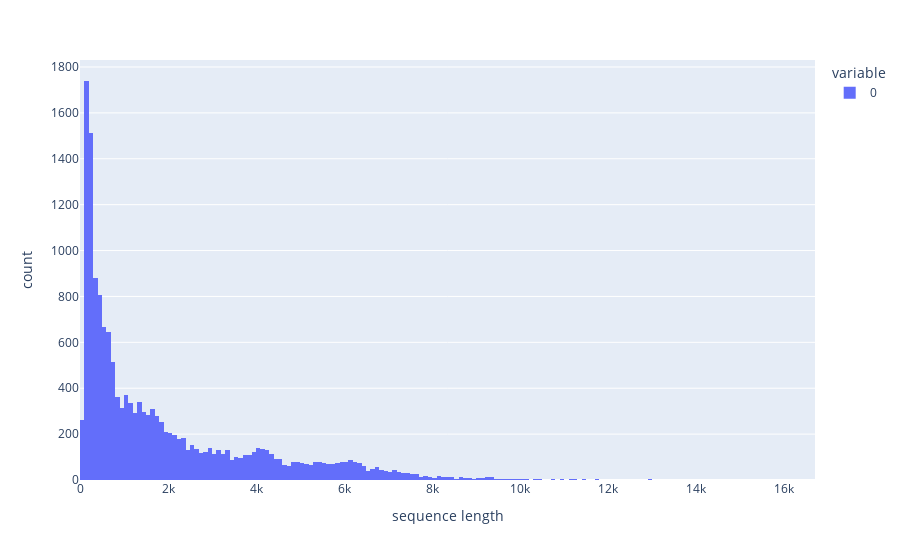

Notebook code for this chart:
### Markdown cell above
## EDTA

### Code cell
seq_lens = []
for seq_record in SeqIO.parse("data/EDTA_consensi.fa", "fasta"):
    seq_id = seq_record.id
    seq_lens.append(len(seq_record.seq))

fig = px.histogram(seq_lens, labels={'value':'sequence length'})
fig.show()

### Figure 1 — Plotly figure (JSON) as saved in the notebook; plotly's stock layout.template omitted (floating-point values rounded to 4 significant figures; data arrays with more than 128 entries replaced by an {"elided": "..."} marker saying what was removed)
{"data": [{"alignmentgroup": "True", "bingroup": "x", "hovertemplate": "variable=0<br>sequence length=%{x}<br>count=%{y}<extra></extra>", "legendgroup": "0", "marker": {"color": "#636efa", "pattern": {"shape": ""}}, "name": "0", "offsetgroup": "0", "orientation": "v", "showlegend": true, "type": "histogram", "x": {"elided": "16191 int values"}, "xaxis": "x", "yaxis": "y"}], "layout": {"autosize": true, "barmode": "relative", "legend": {"title": {"text": "variable"}, "tracegroupgap": 0}, "margin": {"t": 60}, "xaxis": {"anchor": "y", "autorange": true, "domain": [0, 1], "range": [-0.5, 16700.0], "title": {"text": "sequence length"}, "type": "linear"}, "yaxis": {"anchor": "x", "autorange": true, "domain": [0, 1], "range": [0, 1831.0], "title": {"text": "count"}}}}
